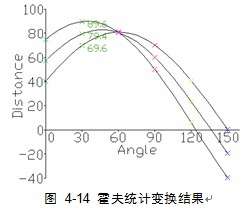
//> input picture 03_imgproc_module/14_hough_lines/hough/houghline2.jpg, 243 x 213 px
$ ./hough_lines hough/houghline2.jpg   (built with g++ and OpenCV 4)
//> lines starting //> are read from the running program, lines starting //| are printed output that depends on the picture; after the words box and inside, x2 and y2 are one past the last pixel; in counts of white or black regions, pixels touching at a corner belong together
/**
 * @file houghclines.cpp
 * @brief This program demonstrates line finding with the Hough transform
 */

#include "opencv2/imgcodecs.hpp"
#include "opencv2/highgui.hpp"
#include "opencv2/imgproc.hpp"

using namespace cv;
using namespace std;

int main(int argc, char** argv)
{
    // Declare the output variables
    Mat dst, cdst, cdstP;

    //![load]
    const char* default_file = "../../data/wechat.jpg";
    const char* filename = argc >=2 ? argv[1] : default_file;

    // Loads an image
    Mat src = imread( filename, IMREAD_GRAYSCALE );
//> src: 213 rows x 243 cols, CV_8UC1; min 0, max 255, mean 245.1

    // Check if image is loaded fine
    if(src.empty()){
        printf(" Error opening image\n");
        printf(" Program Arguments: [image_name -- default %s] \n", default_file);
        return -1;
    }
    //![load]

    // 边缘检测
    // Edge detection
    Canny(src, dst, 50, 200, 3);
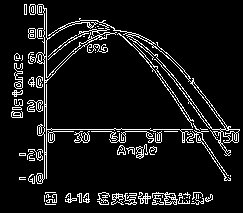
//> dst: 213 rows x 243 cols, CV_8UC1; 8.6% white in thin lines or dots, all inside (x1, y1, x2, y2) = (11, 4, 240, 205)
    //![edge_detection]

    // Copy edges to the images that will display the results in BGR
    cvtColor(dst, cdst, COLOR_GRAY2BGR);
    cdstP = cdst.clone();

    // 检测直线的标准霍夫变换
    // Standard Hough Line Transform
    vector<Vec2f> lines; // will hold the results of the detection
    HoughLines(dst, lines, 1, CV_PI/180, 150, 0, 0 ); // runs the actual detection
//> lines = 3 lines (rho, theta): [129, 1.57], [46, 0], [44, 0]
    //![hough_lines]
    // 把霍夫变换得到的线画出来
    // Draw the lines
    for( size_t i = 0; i < lines.size(); i++ )
    {
		//将极坐标转换成笛卡尔坐标
        float rho = lines[i][0], theta = lines[i][1];
        Point pt1, pt2;
        double a = cos(theta), b = sin(theta);
        double x0 = a*rho, y0 = b*rho;
        pt1.x = cvRound(x0 + 1000*(-b));
        pt1.y = cvRound(y0 + 1000*(a));
        pt2.x = cvRound(x0 - 1000*(-b));
        pt2.y = cvRound(y0 - 1000*(a));
        line( cdst, pt1, pt2, Scalar(0,0,255), 3, LINE_AA);
    }
//> this loop made 3 passes
//> (rho, theta, a, b, x0, y0) on passes 1 to 3: (129, 1.57, -4.37e-08, 1, -5.64e-06, 129), (46, 0, 1, 0, 46, 0), (44, 0, 1, 0, 44, 0)
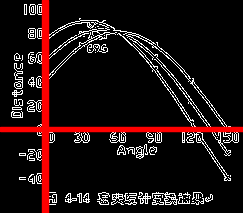
//> cdst: 213 rows x 243 cols, CV_8UC3; mean B, G, R 18, 18, 32.1
    //![draw_lines]

    // 检测线的概率霍夫变换
    // Probabilistic Line Transform
    vector<Vec4i> linesP; // will hold the results of the detection
    HoughLinesP(dst, linesP, 1, CV_PI/180, 50, 50, 10 ); // runs the actual detection
//> linesP = 23 lines (x1, y1, x2, y2), first 8: [46, 178, 46, 8], [37, 129, 239, 129], [44, 178, 44, 8], [37, 131, 238, 131], [126, 31, 230, 179], [101, 200, 212, 196], [44, 200, 200, 192], [149, 60, 202, 135]
    //![hough_lines_p]
    // 把得到的结果画出来
    // Draw the lines
    for( size_t i = 0; i < linesP.size(); i++ )
    {
		//直接画出来就行了，本来就是xy坐标
        Vec4i l = linesP[i];
        line( cdstP, Point(l[0], l[1]), Point(l[2], l[3]), Scalar(0,0,255), 3, LINE_AA);
    }
//> this loop made 23 passes
//> l on passes 1 to 12: [46, 178, 46, 8], [37, 129, 239, 129], [44, 178, 44, 8], [37, 131, 238, 131], [126, 31, 230, 179], [101, 200, 212, 196], [44, 200, 200, 192], [149, 60, 202, 135], [166, 71, 227, 154], [101, 199, 211, 194], [170, 72, 230, 154], [181, 110, 226, 180]
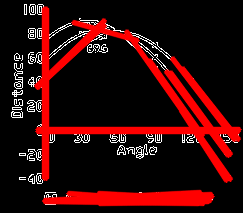
//> cdstP: 213 rows x 243 cols, CV_8UC3; mean B, G, R 9.2, 9.2, 51.8
    //![draw_lines_p]

    //![imshow]
    // Show results
    imshow("Source", src);
    imshow("Detected Lines (in red) - Standard Hough Line Transform", cdst);
    imshow("Detected Lines (in red) - Probabilistic Line Transform", cdstP);
    //![imshow]

    //![exit]
    // Wait and Exit
    waitKey();
    return 0;
    //![exit]
}

$ run again, on 03_imgproc_module/14_hough_lines/hough/houghlines2.jpg
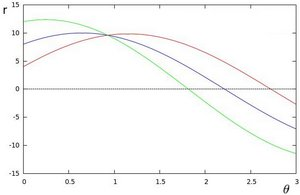
//> input picture 03_imgproc_module/14_hough_lines/hough/houghlines2.jpg, 300 x 195 px
//> dst: 195 rows x 300 cols, CV_8UC1; 7.3% white in thin lines or dots
//> lines = 8 lines (rho, theta): [174, 1.57], [172, 1.57], [5, 1.57], [3, 1.57], [89, 1.57], [22, 0], [24, 0], [295, 0]
//> the loop `for( size_t i = 0; i < lines.size(); i++ )` made 8 passes
//> (rho, theta, a, b, x0, y0) on passes 1 to 8: (174, 1.57, -4.37e-08, 1, -7.61e-06, 174), (172, 1.57, -4.37e-08, 1, -7.52e-06, 172), (5, 1.57, -4.37e-08, 1, -2.19e-07, 5), (3, 1.57, -4.37e-08, 1, -1.31e-07, 3), (89, 1.57, -4.37e-08, 1, -3.89e-06, 89), (22, 0, 1, 0, 22, 0), (24, 0, 1, 0, 24, 0), (295, 0, 1, 0, 295, 0)
//> after the loop `for( size_t i = 0; i < lines.size(); i++ )`:
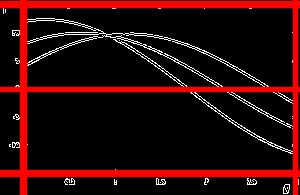
//> cdst: 195 rows x 300 cols, CV_8UC3; mean B, G, R 8.2, 8.2, 44.6
//> linesP = 22 lines (x1, y1, x2, y2), first 8: [12, 3, 294, 3], [15, 89, 296, 89], [9, 172, 294, 172], [12, 5, 296, 5], [9, 174, 296, 174], [22, 183, 22, 4], [295, 184, 295, 4], [297, 184, 297, 6]
//> the loop `for( size_t i = 0; i < linesP.size(); i++ )` made 22 passes
//> after the loop `for( size_t i = 0; i < linesP.size(); i++ )`:
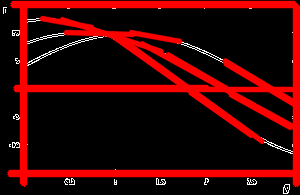
//> cdstP: 195 rows x 300 cols, CV_8UC3; mean B, G, R 3.1, 3.1, 58.2
